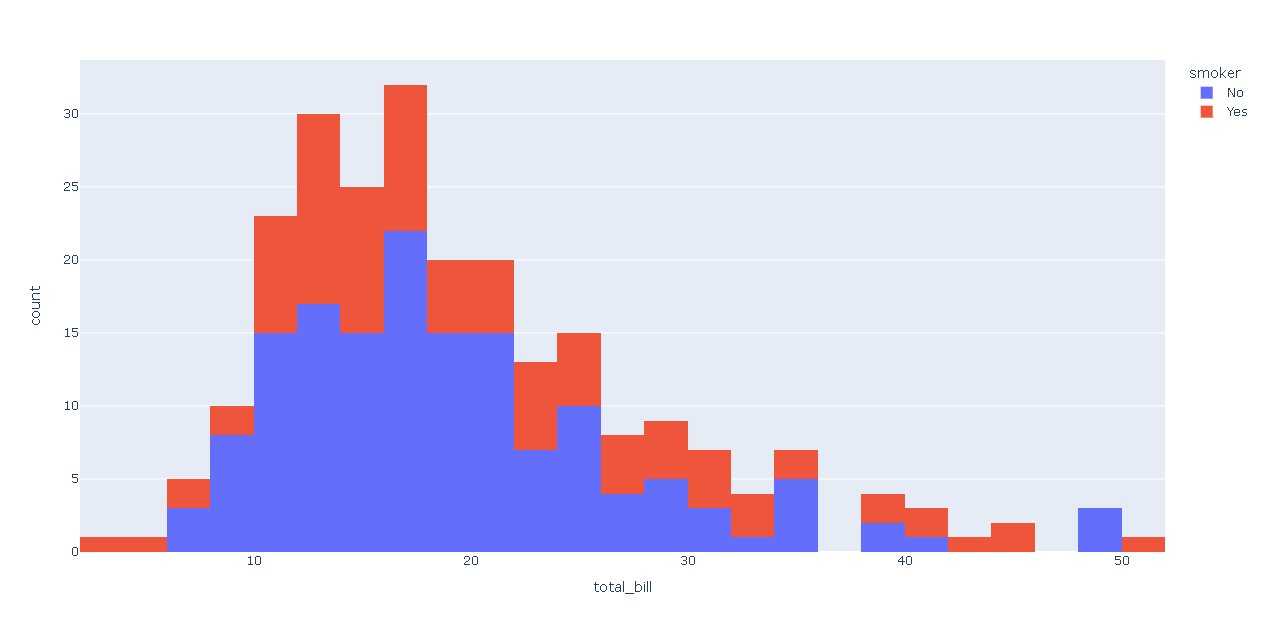

Recreate this plot in Python.
import plotly.express as px # Biblioteca usada para criar gráficos

df = px.data.tips() # DataFrame com conjunto de dados
fig = px.histogram(df, x="total_bill", color = "smoker") # Cria o objeto com os dados de x e y
fig.show() # Plota o gráfico

# plotly.express pode criar toda a fígura de uma só vez. Ele usa a graph_objects internamente
